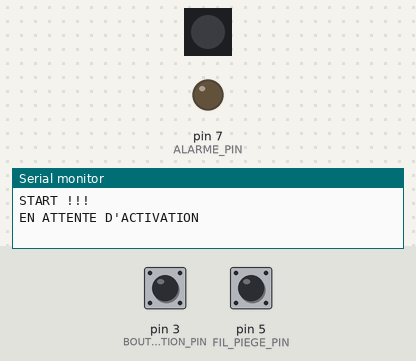
Bench run of a sketch on a simulated Arduino Uno, built with avr-gcc and run on an emulated ATmega328P. Shown: 1 RGB LEDs in strip order, left to right, output pins drawn as LEDs (lit = HIGH), the last lines printed to the serial monitor. The test bench sets the inputs (shaded band); at power-on: pin 3 (BOUTON_ACTIVATION_PIN) HIGH, pin 5 (FIL_PIEGE_PIN) HIGH. Dim RGB values are drawn brighter than linear.

Above: at 1.6 s.
1.7 s: pin 3 (BOUTON_ACTIVATION_PIN) pulled LOW for 0.15 s
At 2.21 s:
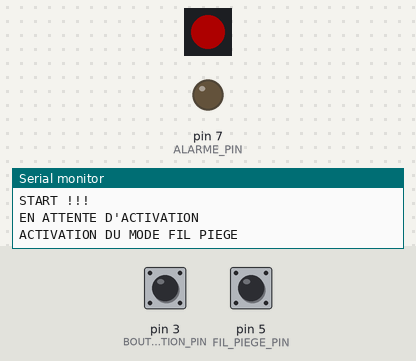
At 6.41 s:
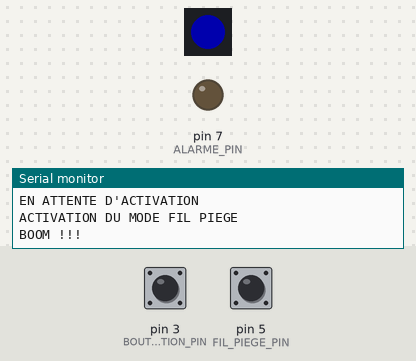
Timing chart, 0 to 13.7 s (numbered marks = the images above; inputs shaded):
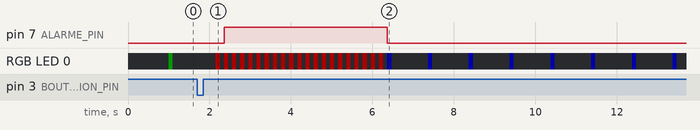

The sketch:

mineFilaire01.ino
```cpp
// (licence header left out)
/*
 * ----------------------------------------------------------------------------
 * Ce montage permet de simuler une bombe/mine filaire pour un jeu de role
 * grandeur nature ou une partie d'airsoft
 * !! CE N'EST PAS UNE VERITABLE BOMBE !!
 *
 * Vous aurez besoin
 * une carte Arduino uno ou nano
 * des fils et un jumper (cavalier) type carte mere de PC
 * une alarme 5-12v et 1 mosfet 2N7000
 * une LED neopixel ou ws2811
 * une bouton poussoir NO (Normally Open)
 *
 * Vous aurez besoin d'installer la bibliothèque FastLED.h dans l'IDE
 *
 * ----------------------------------------------------------------------------
 */

/*
 * ----------------------------------------------------------------------------
 * PINOUT
 * D2     LED_DATA_PIN             led RGB neoPixel ou ws2811
 * D3     BOUTON_ACTIVATION_PIN   bouton d'activation
 * D5     FIL_PIEGE_PIN           fil piege
 * D7     ALARME_PIN              mosfet + alarme
 * ----------------------------------------------------------------------------
 */


// LED RGB
#include <FastLED.h>  // https://github.com/FastLED/FastLED

#define NB_LEDS 1
#define LED_DATA_PIN 2

// tableau de leds neopixel
CRGB leds[NB_LEDS];


// COMMANDES & FIL PIEGE
#define FIL_PIEGE_PIN 5
#define BOUTON_ACTIVATION_PIN 3
#define ALARME_PIN 7

// STATUT DE LA MINE
enum {MINE_ALLUMEE, MINE_FIL_PIEGE_ACTIVE, MINE_EXPLOSEE};
byte statutMine = MINE_ALLUMEE;

// HEARTBEAT
unsigned long int previousMillisHB;
unsigned long int currentMillisHB;
unsigned long int intervalHB;

// DIVERS
bool animationUneFois = true;


/*
 * ----------------------------------------------------------------------------
 * SETUP
 * ----------------------------------------------------------------------------
 */
void setup()
{
  Serial.begin(115200);

  // LED RGB
  // pour utiliser une led ws2811
  FastLED.addLeds<WS2811, LED_DATA_PIN>(leds, NB_LEDS);
  // pour utiliser une led adafruit neopixel
  //FastLED.addLeds<NEOPIXEL, LED_DATA_PIN>(leds, NB_LEDS);
  FastLED.setBrightness(50);

  // COMMANDES & FIL PIEGE
  pinMode(FIL_PIEGE_PIN, INPUT);
  digitalWrite(FIL_PIEGE_PIN, HIGH);

  pinMode(BOUTON_ACTIVATION_PIN, INPUT);
  digitalWrite(BOUTON_ACTIVATION_PIN, HIGH);

  pinMode(ALARME_PIN, OUTPUT);
  digitalWrite(ALARME_PIN, LOW);

  // HEARTBEAT
  previousMillisHB = millis();
  currentMillisHB = previousMillisHB;
  intervalHB = 1000;

  // DIVERS
  animationUneFois = true;

  Serial.println("START !!!");
  Serial.println("EN ATTENTE D'ACTIVATION");
}
/*
 * ----------------------------------------------------------------------------
 * FIN DU SETUP
 * ----------------------------------------------------------------------------
 */


/*
 * ----------------------------------------------------------------------------
 * LOOP
 * ----------------------------------------------------------------------------
 */
void loop()
{
  // loop en fonction du statut de la mine
  switch (statutMine)
  {
    case MINE_ALLUMEE:
      // attendre l'activation
      mineAllumee();
    break;

    case MINE_FIL_PIEGE_ACTIVE:
      // le fil piege de la mine est actif
      mineFilPiegeActive();
    break;

    case MINE_EXPLOSEE:
      // animation d'explosion
      mineExplosee();
    break;

    default:
      // rien a faire
    break;
  }
}
/*
 * ----------------------------------------------------------------------------
 * FIN DU LOOP
 * ----------------------------------------------------------------------------
 */


/*
 * ----------------------------------------------------------------------------
 * FONCTIONS ADDITIONNELLES
 * ----------------------------------------------------------------------------
 */

// attendre l'activation
void mineAllumee()
{
  // heartbeat
  currentMillisHB = millis();
  if(currentMillisHB - previousMillisHB > intervalHB)
  {
    previousMillisHB = currentMillisHB;
    clignoteLed(0, CRGB::Green, 1);
  }

  // detection de l'activation par le bouton poussoir
  if (appuiSurBouton(BOUTON_ACTIVATION_PIN))
  {
    statutMine = MINE_FIL_PIEGE_ACTIVE;
    Serial.println("ACTIVATION DU MODE FIL PIEGE");
  }
}


// la mine est activee
void mineFilPiegeActive()
{
  // check sur le fil piege
  int compteurDelai = 0;

  if (digitalRead(FIL_PIEGE_PIN)==HIGH)
  {
    delay(10);
    while( (digitalRead(FIL_PIEGE_PIN)==HIGH) && (compteurDelai<5) )
    {
      // debounce
      delay(50);
      compteurDelai++;
    }
  }

  if (compteurDelai == 5)
  {
    // le fil piege a ete retire, faire exploser la mine
    statutMine = MINE_EXPLOSEE;
  }

  // heartbeat
  currentMillisHB = millis();
  if(currentMillisHB - previousMillisHB > intervalHB)
  {
    previousMillisHB = currentMillisHB;
    clignoteLed(0, CRGB::Red, 1);
  }
}


// la mine explose
void mineExplosee()
{
  if (animationUneFois)
  {
    // animation d'explosion
    animationUneFois = false;

    Serial.println("BOOM !!!");

    // activer l'alarme
    digitalWrite(ALARME_PIN, HIGH);

    // faire clignoter la led
    for (int i=0;i<10;i++)
    {
      clignoteLed(0, CRGB::Red, 2);
    }
    // desactiver l'alarme
    digitalWrite(ALARME_PIN, LOW);
  }

  // la mine a deja explosee
  // heartbeat
  currentMillisHB = millis();
  if(currentMillisHB - previousMillisHB > intervalHB)
  {
    previousMillisHB = currentMillisHB;
    clignoteLed(0, CRGB::Blue, 1);
  }
}


// gestion d'un bouton poussoir
bool appuiSurBouton(int b)
{
  if (digitalRead(b)==LOW)
  {
    delay(100);
    while(digitalRead(b)==LOW)
    {
      // debounce delay
      delay(100);
    }
    return true;
  }
  else
  {
    return false;
  }
}


// faire clignoter cX fois la led cLed avec la couleur cCouleur
void clignoteLed(int cLed, CRGB cCouleur, int cX)
{
  for (int i=0;i<cX;i++)
  {
    leds[cLed] = cCouleur;
    FastLED.show();
    delay(100);
    leds[cLed] = CRGB::Black;
    FastLED.show();
    delay(100);
  }
}

/*
 * ----------------------------------------------------------------------------
 * FIN DU FONCTIONS ADDITIONNELLES
 * ----------------------------------------------------------------------------
 */
```

Measured:
- after the input at 1.7 s, pin 7 (ALARME_PIN): LOW → HIGH after 0.66 s, → LOW 4.0 s later
